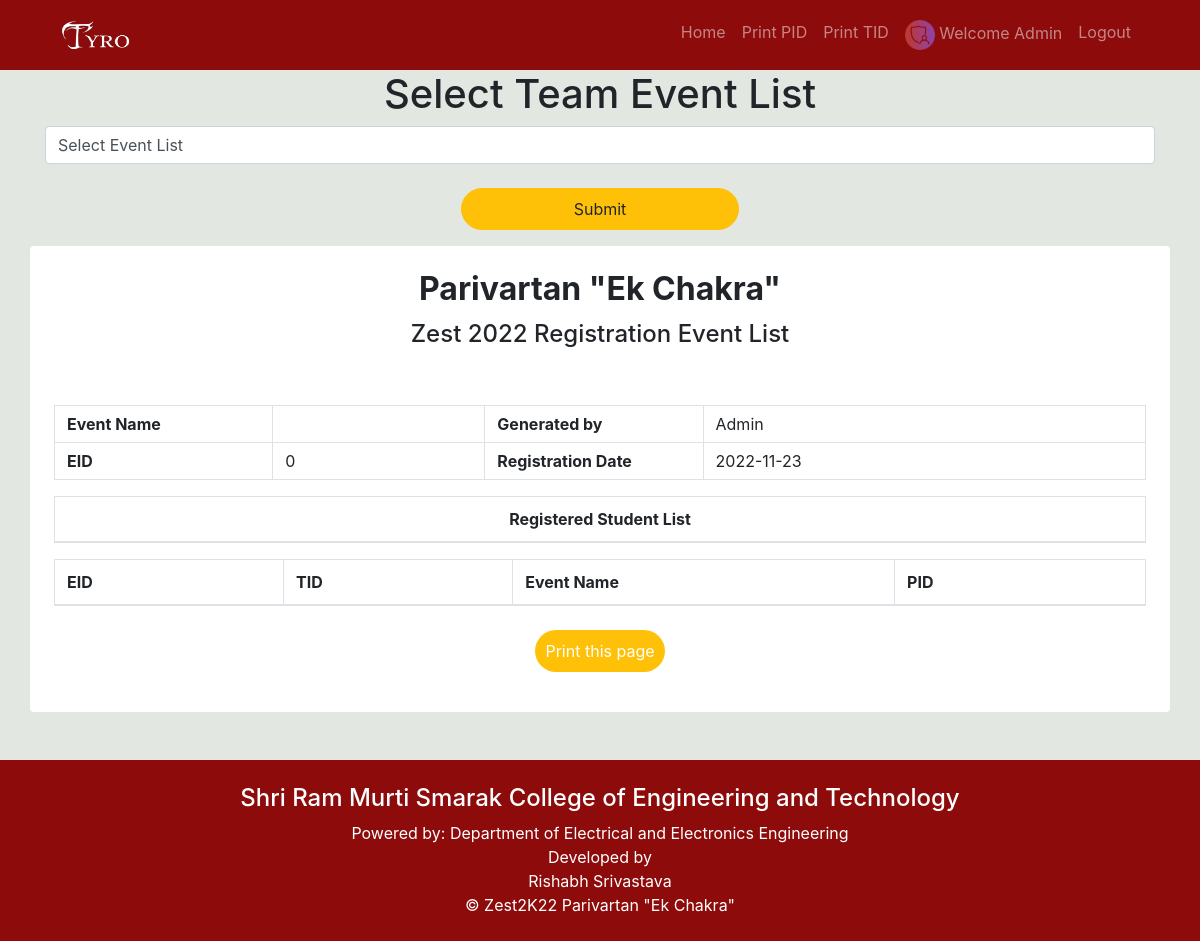
The app's page /regportal/admin/event_wise_registration_team.php with its own data.
### tables this page shows
CREATE TABLE `audience` (
  `id` int(100) NOT NULL,
  `eid` int(100) NOT NULL,
  `pid` varchar(255) NOT NULL,
  `reg_event` varchar(255) NOT NULL,
  `reg_date` date NOT NULL,
  `venue` varchar(255) NOT NULL,
  `event_start_time` time(6) NOT NULL,
  `event_end_time` time(6) NOT NULL,
  `event_date` date NOT NULL,
  `tid` varchar(255) NOT NULL
);

CREATE TABLE `sign` (
  `id` int(10) NOT NULL,
  `name` varchar(25) NOT NULL,
  `username` varchar(25) NOT NULL,
  `password` varchar(25) NOT NULL,
  `level` varchar(20) NOT NULL
);

### regportal/admin/event_wise_registration_team.php (the view, shortened to what this page needs)
<?php include('connection.php')?>
<?php
$entered_event_name = $_POST['event_name'];
$sql = 'SELECT * FROM audience WHERE reg_event ="'.$entered_event_name.'"';
$retval = mysqli_query($con,$sql);
$row12 = mysqli_fetch_assoc($retval);
?>
<?php include('includes/head.php')?>
<div class="concontainer-fluid container text-center noprint " id="">
      <form method="POST">
        <h1>Select Team Event List</h1>
        <select name="event_name" class="form-control">
          <option>Select Event List</option>
              </select>
              <br>
              <input type="submit" class="btn btn-warning w-25">
      </form>
    </div>
<div class="container bg-white rounded p-4" >
  <div class="row justify-content-center mb-4">
    <div class="text-theme text-center">
      <h2><b>Parivartan "Ek Chakra"</b></h2>
      <h4 class="pt-1">Zest 2022 Registration Event List</h4><br>
    </div>
  </div>
  <div class="row">
    <div class="col-md-12">
      <table class="table table-hover table-bordered bg-white ">
        <tbody>
          <tr>
            <th class="align-middle py-2" width=20% scope="row">Event Name</th>
            <td class="align-left py-2" width=30><?php echo $entered_event_name ?></td>
            <th class="align-middle py-2" width=20% scope="row">Generated by</th>
            <td class="align-left py-2" width=30>Admin </td>
          </tr>
          <tr>
          <th class="align-middle py-2" width=20% scope="row">EID</th>
            <td class="align-left py-2"> <?php echo $row12["eid"]; ?> </td>
            <th class="align-middle py-2" width=20% scope="row">Registration Date</th>
            <td class="align-left py-2">  <?php echo "". date("Y-m-d") .""; ?></td>
          </tr>
        </tbody>
      </table>
    </div>
    <div class="col-md-12">
      <table class="table table-bordered table-hover bg-white">
        <thead>
          <tr class="text-center">
            <th scope="col" style="width:50%">Registered Student List</th>
          </tr>
        </thead>
      </table>
    </div>
    <div class="col-md-12">
      <table class="table table-bordered table-hover bg-white">
        <thead>
          <tr>
          <th scope="col" style="width:21%">EID</th>
              <th scope="col" style="width:21%">TID</th>
              <th scope="col" style="width:35%">Event Name</th>
              <th scope="col" style="width:37%">PID</th>
            </tr>
        </thead>
      </table>
    </div>
  </div>
  <div class="container">
  <div class="row d-print-none">
    <div class="col-md-12 mt-2  text-center">
      <form>
        <input class="btn btn-color serach-btn " type="button" value="Print this page" onClick="window.print()">
      </form>
    </div>
  </div>
  </div>
</div>
<div class="d-flex" id="wrapper">
  <div id="page-content-wrapper">
    <?php include('includes/navbar.php')?>
  </div>
</div>
<?php include('includes/footer.php')?>

### regportal/admin/includes/navbar.php (shortened to what this page needs)
<?php include('../connection.php')?>
<?php
$qy1 ='SELECT * from sign';
$rst1 = mysqli_query($con,$qy1);
$level1 = mysqli_fetch_assoc($rst1);
?>
<div class="concontainer-fluid nav_bg px-0 fixed-top">
  <div class="container">
  <div class="row">
    <div class="col-md-12 py-1">
      <nav class="navbar navbar-expand-lg navbar-dark">
        <a class="navbar-brand" href="#">
          <img src="../assets/images/tyro.png" alt="" width="70" height="30"
            class="d-inline-block align-text-top">
        </a>
        <div class="collapse navbar-collapse" id="navbarSupportedContent">
          <ul class="navbar-nav ml-auto ">
            <li class="nav-item">
              <a href="index.php" class="nav-link">Home</a>
            </li>
            <li class="nav-item">
              <a href="find_pid.php" class="nav-link">Print PID</a>
            </li>
            <li class="nav-item">
              <a href="find_tid.php" class="nav-link">Print TID</a>
            </li>
            <li class="nav-item">
              <a class="nav-link " href="profile.php" > <img width="30px"src="images/<?php echo $level1['level']; ?>.png"> Welcome <?php echo $level1['level']; ?> </a>
            </li>
            <li class="nav-item">
              <a href="logout.php" class="nav-link">Logout</a>
            </li>
          </ul>
        </div>
      </nav>
    </div>
  </div>
  </div>
</div>

### regportal/admin/css/style.css (style rules this page uses)
:root { --theme: #8d0b0b; --bgcolor: #126364; --yellow: r; }
.nav_bg { background-color: var(--theme); }
.btn { width: 130px; padding: 8px 0; border-radius: 25px; background-color: #ffc107; }

### records on screen
audience: eid "0"
sign: level (picture), level "Admin"
